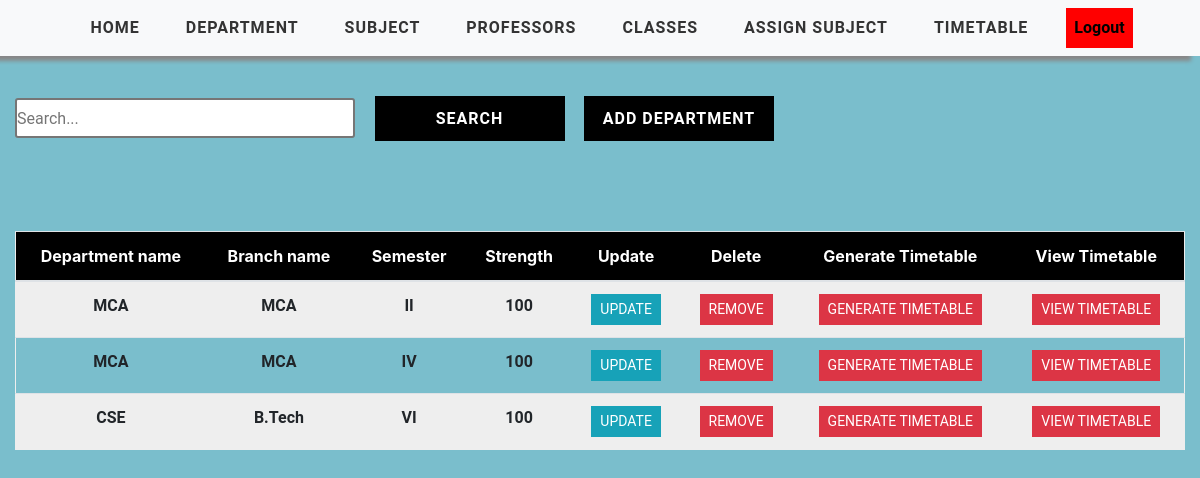
Page /deparment_view/ (signed in) on the committed database.
### timetableapp/models.py (models this page shows, shortened)
class Department(models.Model):
    SEMESTER = (
    ('I' ,'I'),
    ('II' ,'II'),
    ('III' ,'III'),
    ('IV' ,'IV'),
    ('V' ,'V'),
    ('VI' ,'VI'),
    ('VII' ,'VII'),
    ('VIII' ,'VIII'),
    )
    BRANCH_NAME = (
    ('B.Tech' ,'B.Tech'),
    ('MCA' ,'MCA'),
    )
    DEPARTMENT_NAME = (
    ('MCA' ,'MCA'),
    ('CSE' ,'CSE'),
    ('ECE' ,'ECE'),
    ('CHE' ,'CHE'),
    )
    user = models.ForeignKey(User, on_delete=models.CASCADE, null=True, blank=True)
    branch_name=models.CharField(max_length=200, choices=BRANCH_NAME)
    department_name=models.CharField(max_length=200, choices=DEPARTMENT_NAME)
    semester = models.CharField(max_length=200, choices=SEMESTER)
    students_length=models.IntegerField(default=100)
    class Meta:
        unique_together = ('department_name','branch_name','semester')

### timetableapp/views.py (the view)
# urls.py: path('deparment_view/', views.DepartmentTable, name='department_view'),
@login_required(login_url='login')
def DepartmentTable(request):
    department1 = Department.objects.filter(user=request.user)
    context = {'department1': department1}
    return render(request, 'department/DepartmentTable.html', context)

### timetableapp/templates/department/DepartmentTable.html
{% extends 'timetableapp/main.html' %}
{% load static %}
{% block content %}
<div class="viewcontainer">
    <div class="container-fluid">
    <div class="search">
        <input type="text" class="searchbox" placeholder="Search...">
        <input type="submit" value="Search" class="searchButton">
        <a href="{% url 'add-department' %}"><button class="searchButton">Add Department </button></a>
    </div>
        <table class="table text-center">
            <thead class="table-header" style="color: white;">
			<tr>
                <div class="header__item filter__link" >
                   <th scope="col" class="text-center">Department name</th>
                </div>
                <div class="header__item filter__link" >
                    <th scope="col" class="text-center">Branch name</th>
                 </div>
                <div class="header__item filter__link">
                  <th class="text-center" scope="col">Semester</th>
                </div>
                <div class="header__item filter__link">
                    <th class="text-center" scope="col">Strength</th>
                  </div>
                <div class="header__item filter__link">
                    <th class="text-center" scope="col"> Update</th>
                </div>
                <div class="header__item filter__link">
                     <th class="text-center" scope="col">Delete</th>
                </div>
                <div class="header__item filter__link">
                    <th class="text-center" scope="col">Generate Timetable</th>
                </div>
                <div class="header__item filter__link">
                    <th class="text-center" scope="col">View Timetable</th>
                </div>
			</tr>
            </thead>
			<tbody class="tab-content">
                {% for department in department1 %}
				    <tr class="table-row text-center">
                        <th scope="row" class="table-data">{{ department.department_name }}</th>
						<th scope="row" class="table-data"  >{{ department.branch_name }}</th>
                        <th scope="row" class="table-data">{{ department.semester}}</th>
                        <th scope="row" class="table-data">{{ department.students_length }}</th>
                        <th scope="row" class="table-data"> <a href="{% url 'update-departmentview' department.department_name %}" class="btn btn-sm btn-info">Update</a></th>
                        <th scope="row" class="table-data"> <a href="{% url 'delete-department' department.department_name %}" class="btn btn-sm btn-danger" >Remove</a></th>
                        <th scope="row" class="table-data"> <a href="{% url 'generate-timetable-course' dep_name=department.department_name b_name=department.branch_name sem=department.semester %}" class="btn btn-sm btn-danger" >Generate Timetable</a></th>
                        <th scope="row" class="table-data"> <a href="" class="btn btn-sm btn-danger" >View Timetable</a></th>
					</tr>
                {% endfor %}
            </tbody>
        </table>
</div>
    </div>
{% endblock %}

### static/css/style.css (style rules this page uses)
a { cursor: pointer; }

### static/css/tables.css (style rules this page uses)
*, *:before, *:after { box-sizing: border-box; }
body { font-family: "Roboto", sans-serif; margin: 0; background-color: white; }
.table { border: 1px solid #eeeeee; overflow-y: auto; overflow-x: auto; overflow-style: marquee-line; height: max-content; }
.table-header { width: 100%; background: #000; padding: 18px 0; position: sticky; top: 0; }
.table-row { width: 100%; padding: 18px 0; }
.table-row:nth-of-type(odd) { background: #eeeeee; }
.table-data, .header__item { flex: 1 1 20%; text-align: center; font-family: Roboto, sans-serif; font-weight: bold; }
.header__item { text-transform: uppercase; }
.filter__link { color: white; text-decoration: none; position: relative; display: inline-block; padding-left: 24px; padding-right: 24px; }
.filter__link::after { content: ""; position: absolute; right: -18px; color: white; font-size: 12px; top: 50%; transform: translateY(-50%); }
.btn { border-radius: 0 !important; font-family: Roboto, sans-serif !important; text-transform: uppercase; }
.search { display: inline-block; }
.searchbox { width: 340px; height: 40px; border-style: solid; border-radius: 3px; font-family: Roboto, sans-serif; text-align: justify; }
.searchButton { width: 190px; height: 45px ; font-family: Roboto, sans-serif; text-transform: uppercase; letter-spacing: 1px; font-weight: bolder; color: white ; background: black; margin-left: 15px; margin-top: 40px; border-color: black ; border-radius: 0 ; border-style: solid; border-width: 3px ; }

### static/css/add.css (style rules this page uses)
* { margin:0; padding:0; box-sizing: border-box; }
.viewcontainer { background-color: #7abecc; min-height: 100vh; }
.container-fluid { display: flex; flex-direction: column; gap:10px; }

### static/css/nav.css (style rules this page uses)
* { margin:0; padding:0; box-sizing: border-box; }

### rows in the picture
Department: department_name "MCA", branch_name "MCA", semester "II", students_length "100"
Department: department_name "MCA", branch_name "MCA", semester "IV", students_length "100"
Department: department_name "CSE", branch_name "B.Tech", semester "VI", students_length "100"
